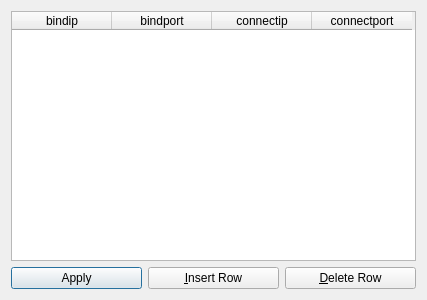
<?xml version="1.0" encoding="UTF-8"?>
<ui version="4.0">
 <class>portmapper</class>
 <widget class="QDialog" name="portmapper">
  <property name="geometry">
   <rect>
    <x>0</x>
    <y>0</y>
    <width>427</width>
    <height>300</height>
   </rect>
  </property>
  <property name="windowTitle">
   <string>Dialog</string>
  </property>
  <layout class="QGridLayout" name="gridLayout">
   <item row="0" column="0" colspan="3">
    <widget class="QTableWidget" name="lstBinding">
     <property name="alternatingRowColors">
      <bool>true</bool>
     </property>
     <property name="gridStyle">
      <enum>Qt::SolidLine</enum>
     </property>
     <column>
      <property name="text">
       <string>bindip</string>
      </property>
     </column>
     <column>
      <property name="text">
       <string>bindport</string>
      </property>
     </column>
     <column>
      <property name="text">
       <string>connectip</string>
      </property>
     </column>
     <column>
      <property name="text">
       <string>connectport</string>
      </property>
     </column>
    </widget>
   </item>
   <item row="1" column="0">
    <widget class="QPushButton" name="cmdApply">
     <property name="text">
      <string>Apply</string>
     </property>
     <property name="default">
      <bool>true</bool>
     </property>
    </widget>
   </item>
   <item row="1" column="1">
    <widget class="QPushButton" name="cmdInsertRow">
     <property name="text">
      <string>&amp;Insert Row</string>
     </property>
     <property name="autoDefault">
      <bool>false</bool>
     </property>
    </widget>
   </item>
   <item row="1" column="2">
    <widget class="QPushButton" name="cmdDelRow">
     <property name="text">
      <string>&amp;Delete Row</string>
     </property>
    </widget>
   </item>
  </layout>
 </widget>
 <resources/>
 <connections/>
</ui>
